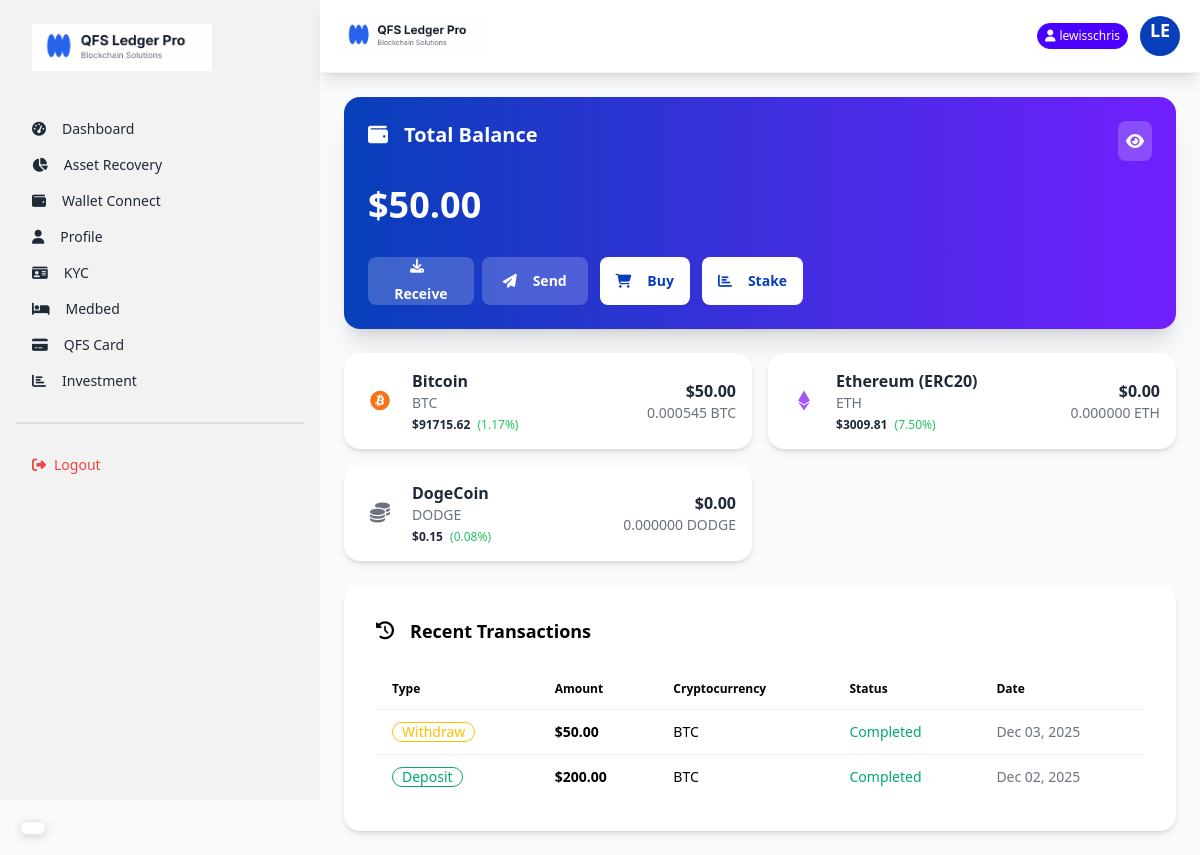
The page /dashboard/ (signed in) on the database its author committed.
### core/models.py (models this page shows, shortened)
class TotalBalance(models.Model):
    user = models.OneToOneField(User, on_delete=models.CASCADE)
    total_usd_balance = models.DecimalField(max_digits=20, decimal_places=2, default=0)
    last_updated = models.DateTimeField(auto_now=True)
    def calculate_total_balance(self):
        holdings = UserCryptoHolding.objects.filter(user=self.user)
        total = sum(holding.amount_in_usd for holding in holdings)
        self.total_usd_balance = total
        self.save()
        return total

class Crytocurrency(models.Model):
    name = models.CharField(max_length=50)
    symbol = models.CharField(max_length=10)
    logo = models.ImageField(upload_to='crypto_logos/', blank=True, null=True)
    coin_price = models.DecimalField(max_digits=20, decimal_places=2)
    market_percentage = models.DecimalField(max_digits=5, decimal_places=2)
    created_at = models.DateTimeField(auto_now_add=True)
    def get_icon_class(self):
        icon_map = {
            'BTC': 'fab fa-bitcoin text-orange-500',
            'ETH': 'fab fa-ethereum text-purple-500',
            'BNB': 'fab fa-bnb text-yellow-500',
            'XRP': 'fas fa-x text-black',
            'ADA': 'fab fa-ada text-blue-500',
            'DOGE': 'fab fa-dogecoin text-yellow-400',
        }
        return icon_map.get(self.symbol, 'fas fa-coins text-gray-500')

class UserCryptoHolding(models.Model):
    user = models.ForeignKey(User, on_delete=models.CASCADE)
    cryptocurrency = models.ForeignKey(Crytocurrency, on_delete=models.CASCADE)
    amount_in_usd = models.DecimalField(max_digits=20, decimal_places=2)
    amount = models.DecimalField(max_digits=20, decimal_places=8)
    acquired_at = models.DateTimeField(auto_now_add=True)

class Withdrawal(models.Model):
    user = models.ForeignKey(User, on_delete=models.CASCADE)
    cryptocurrency = models.ForeignKey(Crytocurrency, on_delete=models.CASCADE)
    amount_in_usd = models.DecimalField(max_digits=20, decimal_places=2)  # Only USD amount
    user_wallet_address = models.CharField(max_length=255)  # User's external wallet address
    tx_hash = models.CharField(max_length=255, blank=True, null=True)  # Transaction hash from blockchain
    status = models.CharField(max_length=20, default='pending', choices=WITHDRAWAL_STATUS_CHOICES)
    created_at = models.DateTimeField(auto_now_add=True)
    updated_at = models.DateTimeField(auto_now=True)

class Deposit(models.Model):
    user = models.ForeignKey(User, on_delete=models.CASCADE)
    cryptocurrency = models.ForeignKey(Crytocurrency, on_delete=models.CASCADE)
    amount_in_usd = models.DecimalField(max_digits=20, decimal_places=2)  # Only USD amount
    admin_wallet = models.ForeignKey(AdminWallet, on_delete=models.CASCADE, null=True, blank=True)  # Wallet user deposited to
    tx_hash = models.CharField(max_length=255, blank=True, null=True)  # Transaction hash from blockchain
    status = models.CharField(max_length=20, default='pending', choices=DEPOSIT_STATUS_CHOICES)
    created_at = models.DateTimeField(auto_now_add=True)
    updated_at = models.DateTimeField(auto_now=True)

### core/views.py (the view)
# urls.py: path('dashboard/', views.dashboard_view, name='dashboard'),
@login_required
def dashboard_view(request):
    user = request.user
    total_balance_obj, created = TotalBalance.objects.get_or_create(user=user)
    total_balance_obj.calculate_total_balance()
    all_cryptos = Crytocurrency.objects.all()
    user_holdings = UserCryptoHolding.objects.filter(user=user)
    holdings_map = {h.cryptocurrency_id: h for h in user_holdings}
    crypto_data = []
    for crypto in all_cryptos:
        holding = holdings_map.get(crypto.id)
        crypto_data.append({
            'cryptocurrency': crypto,
            'amount': holding.amount if holding else 0,
            'amount_in_usd': holding.amount_in_usd if holding else 0,
        })
    recent_deposits = Deposit.objects.filter(user=user).order_by('-created_at')[:5]
    recent_withdrawals = Withdrawal.objects.filter(user=user).order_by('-created_at')[:5]
    recent_transactions = sorted(
        list(recent_deposits) + list(recent_withdrawals),
        key=lambda x: x.created_at,
        reverse=True
    )[:5]
    try:
        kyc_status = user.kyc.status
    except:
        kyc_status = 'not_submitted'
    wallet_connected = hasattr(user, 'connectwallet')
    context = {
        'total_balance': total_balance_obj,
        'crypto_data': crypto_data,
        'recent_transactions': recent_transactions,
        'kyc_status': kyc_status,
        'wallet_connected': wallet_connected,
    }
    return render(request, 'dashboard.html', context)

### core/templates/dashboard.html (shortened to what this page needs)
{% extends "layout.html" %}
{% load static %}
{% block content %}
<main class="flex-1 p-4 md:p-6">
    <div class="card bg-gradient-to-r from-primary to-secondary text-white shadow-xl mb-6">
        <div class="card-body p-4 md:p-6">
            <div class="flex justify-between items-start mb-4">
                <h2 class="card-title text-lg md:text-xl">
                    <i class="fas fa-wallet mr-2"></i>
                    Total Balance
                </h2>
                <div class="bg-white bg-opacity-20 p-2 rounded-lg cursor-pointer" onclick="toggleBalance()">
                    <i class="fas fa-eye text-white" id="balance-eye"></i>
                </div>
            </div>
            <p class="text-2xl md:text-4xl font-bold mb-6" id="total-balance">
                ${{ total_balance.total_usd_balance|stringformat:".2f" }}
            </p>
            <div class="flex flex-col md:flex-row gap-3">
                <div class="flex justify-between gap-2">
                    <button class="btn btn-sm md:btn-md bg-white bg-opacity-20 text-white border-none flex-1"
                        onclick="deposit_modal.showModal()">
                        <i class="fas fa-download mr-1 md:mr-2"></i>
                        <span class="text-xs md:text-sm">Receive</span>
                    </button>
                    <button class="btn btn-sm md:btn-md bg-white bg-opacity-20 text-white border-none flex-1"
                        onclick="withdraw_modal.showModal()">
                        <i class="fas fa-paper-plane mr-1 md:mr-2"></i>
                        <span class="text-xs md:text-sm">Send</span>
                    </button>
                </div>
                <a href="{% url 'buy_crypto' %}" class="btn btn-sm md:btn-md bg-white text-primary border-none font-bold">
                    <i class="fas fa-shopping-cart mr-1 md:mr-2"></i>
                    <span class="text-xs md:text-sm">Buy</span>
                </a>
                <a href="{% url 'investment_plans' %}" class="btn btn-sm md:btn-md bg-white text-primary border-none font-bold">
                    <i class="fas fa-bar-chart mr-1 md:mr-2"></i>
                    <span class="text-xs md:text-sm">Stake</span>
                </a>
            </div>
        </div>
    </div>
    <div class="grid grid-cols-1 md:grid-cols-2 gap-4 mb-6" id="crypto-cards">
        {% for item in crypto_data %}
        <div class="card bg-white shadow-md">
            <div class="card-body p-4">
                <div class="flex justify-between items-center">
                    <div class="flex items-center">
                        <div class="avatar placeholder mr-3">
                            <div class="bg-neutral-focus text-neutral-content rounded-full w-10">
                                <i class="{{ item.cryptocurrency.get_icon_class }} text-xl"></i>
                            </div>
                        </div>
                        <div>
                            <h3 class="font-bold">{{ item.cryptocurrency.name }}</h3>
                            <p class="text-sm text-gray-500">{{ item.cryptocurrency.symbol }}</p>
                            <div class="text-xs mt-1">
                                <span class="font-semibold">${{ item.cryptocurrency.coin_price }}</span>
                                <span class="text-green-500 ml-1">({{ item.cryptocurrency.market_percentage }}%)</span>
                            </div>
                        </div>
                    </div>
                    <div class="text-right">
                        <p class="font-bold">${{ item.amount_in_usd|stringformat:".2f" }}</p>
                        <p class="text-sm text-gray-500">{{ item.amount|stringformat:".6f" }} {{ item.cryptocurrency.symbol }}</p>
                    </div>
                </div>
            </div>
        </div>
        {% endfor %}
    </div>
    <div class="card bg-white shadow-md">
        <div class="card-body">
            <h3 class="card-title text-lg mb-4 text-dark">
                <i class="fas fa-history mr-2 text-dark"></i> Recent Transactions
            </h3>
            <div class="overflow-x-auto">
                <table class="table table-auto w-full text-dark">
                    <thead>
                        <tr>
                            <th class="text-dark">Type</th>
                            <th class="text-dark">Amount</th>
                            <th class="text-dark">Cryptocurrency</th>
                            <th class="text-dark">Status</th>
                            <th class="text-dark">Date</th>
                        </tr>
                    </thead>
                    <tbody id="transactions-table">
                        {% for tx in recent_transactions %}
                        <tr>
                            <td>
                                {% if tx.admin_wallet %}
                                <span class="badge badge-success badge-outline">Deposit</span>
                                {% else %}
                                <span class="badge badge-warning badge-outline">Withdraw</span>
                                {% endif %}
                            </td>
                            <td class="font-bold">${{ tx.amount_in_usd|stringformat:".2f" }}</td>
                            <td>{{ tx.cryptocurrency.symbol }}</td>
                            <td>
                                {% if tx.status == 'completed' %}
                                <span class="text-success">Completed</span>
                                {% elif tx.status == 'pending' %}
                                <span class="text-warning">Pending</span>
                                {% else %}
                                <span class="text-error">Failed</span>
                                {% endif %}
                            </td>
                            <td class="text-sm text-gray-500">{{ tx.created_at|date:"M d, Y" }}</td>
                        </tr>
                        {% empty %}
                        <tr>
                            <td colspan="5" class="text-center py-4">No transactions yet</td>
                        </tr>
                        {% endfor %}
                    </tbody>
                </table>
            </div>
        </div>
    </div>
</main>
{% endblock %}

### core/templates/layout.html (shortened to what this page needs)
{% load static %}
<!DOCTYPE html>
<html lang="en">
<head>
    <link href="https://cdn.jsdelivr.net/npm/daisyui@4.12.10/dist/full.min.css" rel="stylesheet" type="text/css" />
    <script src="https://cdn.tailwindcss.com"></script>
    <link rel="stylesheet" href="https://cdnjs.cloudflare.com/ajax/libs/font-awesome/6.5.1/css/all.min.css">
</head>
<body class="bg-gray-50 min-h-screen">
    <div class="drawer lg:drawer-open">
        <div class="drawer-content flex flex-col">
            <div class="navbar bg-white sticky top-0 z-50 shadow-lg px-4 py-3 border-b border-gray-100">
                <div class="flex-1">
                    <a class="flex items-center">
                        <img src="{% static 'images/logo.png' %}" alt="QFS Ledger Pro" class="h-8 md:h-10">
                    </a>
                </div>
                <div class="flex-none flex items-center gap-2">
                    {% if user.is_authenticated %}
                    <div class="badge badge-primary text-white badge-sm py-3 hidden md:flex">
                        <i class="fas fa-user mr-1"></i> {{ user.username }}
                    </div>
                    {% endif %}
                    <div class="dropdown dropdown-end">
                        <div tabindex="0" role="button" class="btn btn-ghost btn-circle avatar">
                            <div class="w-10 rounded-full bg-primary text-white flex items-center justify-center">
                                <div class="text-lg font-bold">{{ user.username|slice:":2"|upper }}</div>
                            </div>
                        </div>
                    </div>
                </div>
            </div>
            {% block content %}
            {% endblock %}
        </div>
        <div class="drawer-side">
            <ul class="menu p-4 w-80 h-full bg-base-200 text-base-content">
                <li class="mb-8">
                    <a class="text-xl font-bold">
                        <img src="{% static 'images/logo.png' %}" alt="" width="180px">
                    </a>
                </li>
                {% if not user.is_staff %}
                <li><a class="{% if request.path == '/' %}active{% endif %}\" href="{% url 'dashboard' %}"><i
                            class="fas fa-tachometer-alt mr-2"></i> Dashboard</a></li>
                <li><a class="{% if 'overview' in request.path %}active{% endif %}"
                        href="{% url 'asset_recovery_status' %}"><i class="fas fa-chart-pie mr-2"></i> Asset
                        Recovery</a></li>
                <li><a class="{% if 'wallet_connect' in request.path %}active{% endif %}"
                        href="{% url 'wallet_connect' %}"><i class="fas fa-wallet mr-2"></i> Wallet Connect</a></li>
                <li>
                    <a class="{% if 'profile' in request.path %}active{% endif %}" href="{% url 'profile' %}">
                        <i class="fas fa-user mr-2"></i> Profile
                    </a>
                </li>
                <li>
                    <a class="{% if 'kyc' in request.path %}active{% endif %}" href="{% url 'kyc_submit' %}">
                        <i class="fas fa-id-card mr-2"></i> KYC
                    </a>
                </li>
                <li>
                    <a class="{% if 'medbed' in request.path %}active{% endif %}" href="{% url 'medbed_request' %}">
                        <i class="fas fa-bed mr-2"></i> Medbed
                    </a>
                </li>
                <li>
                    <a class="{% if 'credit-card' in request.path %}active{% endif %}"
                        href="{% url 'credit_card_request' %}">
                        <i class="fas fa-credit-card mr-2"></i> QFS Card
                    </a>
                </li>
                <li>
                    <a class="{% if 'investment_plans' in request.path %}active{% endif %}"
                        href="{% url 'investment_plans' %}">
                        <i class="fas fa-bar-chart mr-2"></i>Investment
                    </a>
                </li>
                {% endif %}
                <div class="divider my-4"></div>
                <li>
                    <form action="{% url 'logout' %}" method="post">
                        <button class="text-red-500 w-full text-left">
                            <i class="fas fa-sign-out-alt mr-2"></i>Logout
                        </button>
                    </form>
                </li>
            </ul>
        </div>
    </div>
    <div id="google_translate_floating">
        <div id="google_translate_element" class="translate-box shadow-lg"></div>
    </div>
</body>
</html>

### core/templates/layout.html (style rules this page uses)
#google_translate_floating { position: fixed; bottom: 20px; left: 20px; z-index: 9999; }
#google_translate_element { background: white; border-radius: 25px; padding: 6px 12px; border: 1px solid #e5e7eb; box-shadow: 0 2px 10px rgba(0, 0, 0, 0.15); transition: all 0.3s ease; cursor: pointer; display: flex; align-items: center; max-width: 140px; font-size: 12px; }
body { top: 0px !important; }

### rows shown on the page
TotalBalance: total_usd_balance "50.00"
Crytocurrency: cryptocurrency.name "Bitcoin", cryptocurrency.symbol "BTC", cryptocurrency.coin_price "91715.62", cryptocurrency.market_percentage "1.17", amount_in_usd "50.00", amount "0.000545"
Crytocurrency: cryptocurrency.name "Ethereum (ERC20)", cryptocurrency.symbol "ETH", cryptocurrency.coin_price "3009.81", cryptocurrency.market_percentage "7.50", amount_in_usd "0.00", amount "0.000000"
Crytocurrency: cryptocurrency.name "DogeCoin", cryptocurrency.symbol "DODGE", cryptocurrency.coin_price "0.15", cryptocurrency.market_percentage "0.08", amount_in_usd "0.00", amount "0.000000"
Withdrawal: shows "Withdraw", amount_in_usd "50.00", cryptocurrency.symbol "BTC", status "Completed", created_at "Dec 03, 2025"
Deposit: shows "Deposit", amount_in_usd "200.00", cryptocurrency.symbol "BTC", status "Completed", created_at "Dec 02, 2025"

### other values the page prints
{{ user.username }} "lewisschris"
{{ user.username|slice:":2"|upper }} "LE"
